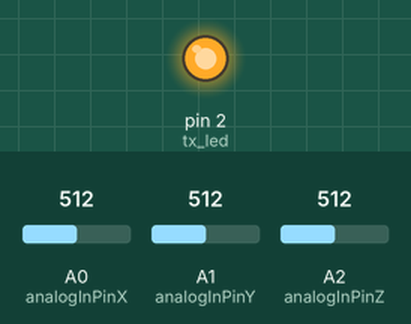
Bench run of a sketch on a simulated Arduino Uno, built with avr-gcc and run on an emulated ATmega328P. Parts: output pins drawn as LEDs (lit = HIGH). Inputs (shaded band) come from the test bench; at power-on: A0 (analogInPinX) = 512, A1 (analogInPinY) = 512, A2 (analogInPinZ) = 512. No radio packets arrive unless stated; what the sketch prints to the serial monitor is not drawn.

Above: at 0.1 s.
Timing chart, 0 to 1.6 s (numbered marks = the images above):
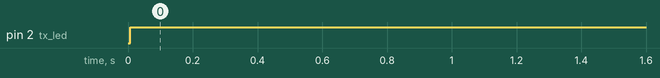

Measured:
- by itself, pin 2 (tx_led): LOW → HIGH at 0.01 s

The sketch:

RCcontroller.ino
```cpp
// (licence header left out)
/* A simple Project for Remote Controlling with nRF24L01+ radios.
 We have 2 nodes, the transmitter (this one) and the receiver which is attached to the Car.
 The idea is to transmit  2 parameters , one is Direction (Backward, or Forward with the speed) the other is the Steering (Left, or Right with the degree of rotation).
 The nRF24L01 transmit values in type of "uint8_t" with maximum of 256 for each packet, so the values of direction is divided by (10) at the Tx side,
 then it is multiplied by 10 again at the Rx side.
 The Rx rules is to output the received parameters to port 3 and 6 where the Servo and the ESC are are attached
 a condition is required to prevent the controller from transmitting values that is not useful (like 1480-1530 for ESC and 88-92 for Servo) to save more power as much as we can
 */

#include <SPI.h>
#include "nRF24L01.h"
#include "RF24.h"
#include "printf.h"
//
// Hardware configuration
//
// Set up nRF24L01 radio on SPI bus plus pins 9 & 10
RF24 radio(9,10);

uint8_t data[3] ; //buffer to store received data
const uint8_t buffer_size = sizeof(data);
//pins that used for the Joystick
const int analogInPinX= A0; //
const int analogInPinY = A1;//
const int analogInPinZ = A2;//

const int tx_led=2;// transmission indicator
int Y_value = 0;        // values read from the pot
int X_value = 0;
int Z_value = 0;
int outputValue = 0;
/*
const int transmit_pin=6;
 int transmit_enable;
 int ForwrdButton=2;
 int BackwrdButton=3;
 */
//
// Topology
//

// Single radio pipe address for the 2 nodes to communicate.
const uint64_t pipe = 0xE8E8F0F0E1LL;


//
// Setup
//

void setup(void)
{

  Serial.begin(57600);
  printf_begin();

  //
  // Setup and configure rf radio
  //

  radio.begin();
  radio.setPayloadSize(24);

  radio.openWritingPipe(pipe);
  //
  // Dump the configuration of the rf unit for debugging
  //

  radio.printDetails();
  printf("init done\n");
  //
  // Set up buttons
  //

  /*to be used later
   pinMode(ForwrdButton,INPUT );
   pinMode(BackwrdButton,INPUT);
   pinMode(transmit_enable,INPUT);
   */
  pinMode(tx_led,OUTPUT);
  digitalWrite(tx_led,LOW);

}

//
// Loop
//

void loop(void)
{

  X_value = analogRead(analogInPinX);
  data[0] = map(X_value, 0, 1023,0 , 255);
  Y_value = analogRead(analogInPinY);
  data[1] = map(Y_value, 0, 1023, 0, 255);
  Z_value = analogRead(analogInPinZ);
  data[2] = map(Z_value, 0, 1023, 0, 255);

  //printf("%d\t%d\t%d\n",data[0],data[1],data[2]);

  bool ok = radio.write( data, buffer_size );
  if(ok)
  {
    digitalWrite(tx_led,HIGH); //turn led on after transmission

    //printf("ok\n\r");
  }
  else
  {
    digitalWrite(tx_led,LOW); //turn led on after transmission
    //printf("fail\n\r");
  }
}
```

printf.h
```cpp
// (licence header left out)
/**
 * @file printf.h
 *
 * Setup necessary to direct stdout to the Arduino Serial library, which
 * enables 'printf'
 */

#ifndef __PRINTF_H__
#define __PRINTF_H__

#ifdef ARDUINO

int serial_putc( char c, FILE * )
{
  Serial.write( c );

  return c;
}

void printf_begin(void)
{
  fdevopen( &serial_putc, 0 );
}

#else
#error This example is only for use on Arduino.
#endif // ARDUINO

#endif // __PRINTF_H__
```
